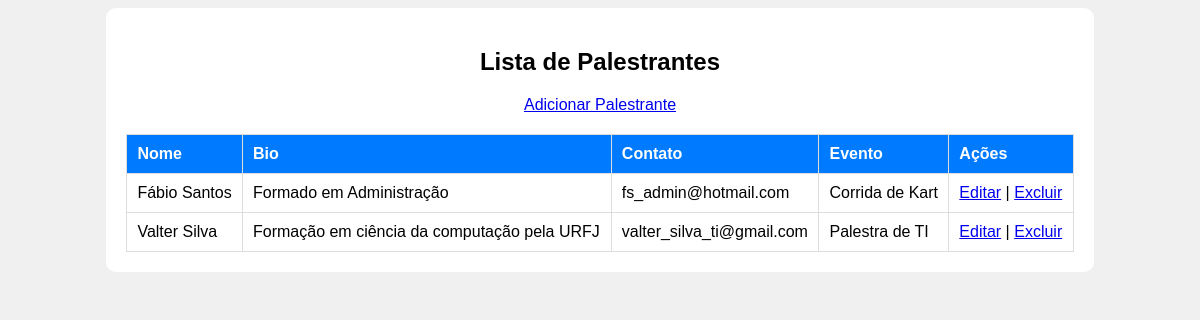
Screenshot of /palestrantes/ with the database file from the repository.
### conferencias/models.py (models this page shows, shortened)
class Palestrante(models.Model):
	nome = models.CharField(max_length=200)
	bio = models.TextField()
	contato = models.EmailField()
	evento = models.ForeignKey(Evento, on_delete=models.CASCADE, related_name='palestrantes')

class Evento(models.Model):
	nome = models.CharField(max_length=200)
	descricao = models.TextField()
	data_inicio = models.DateTimeField()
	data_fim = models.DateTimeField()
	local = models.CharField(max_length=255)
	capacidade = models.IntegerField()

### conferencias/views.py (the view)
# urls.py: path('palestrantes/', lista_palestrantes, name='lista_palestrantes'),
def lista_palestrantes(request):
    palestrantes = Palestrante.objects.all()
    return render(request, 'conferencias/lista_palestrantes.html', {'palestrantes': palestrantes})

### conferencias/templates/conferencias/lista_palestrantes.html (shortened to what this page needs)
<!DOCTYPE html>
<html lang="pt">
<head>
</head>
<body>
    <div class="container">
        <h2>Lista de Palestrantes</h2>
        <a href="{% url 'criar_palestrante' %}">Adicionar Palestrante</a>
        <table>
            <tr>
                <th>Nome</th>
                <th>Bio</th>
                <th>Contato</th>
                <th>Evento</th>
                <th>Ações</th>
            </tr>
            {% for palestrante in palestrantes %}
            <tr>
                <td>{{ palestrante.nome }}</td>
                <td>{{ palestrante.bio }}</td>
                <td>{{ palestrante.contato }}</td>
                <td>{{ palestrante.evento.nome }}</td>
                <td><a href="{% url 'editar_palestrante' palestrante.id %}">Editar</a> | <a href="{% url 'excluir_palestrante' palestrante.id %}">Excluir</a></td>
            </tr>
            {% endfor %}
        </table>
    </div>
</body>
</html>

### conferencias/templates/conferencias/lista_palestrantes.html (style rules this page uses)
body { font-family: Arial, sans-serif; background-color: #f0f0f0; text-align: center; }
.container { width: 80%; margin: auto; background: white; padding: 20px; border-radius: 10px; }
table { width: 100%; border-collapse: collapse; margin-top: 20px; }
th, td { padding: 10px; border: 1px solid #ddd; text-align: left; }
th { background-color: #007bff; color: white; }

### rows the page displays
Palestrante: nome "Fábio Santos", bio "Formado em Administração", contato "fs_admin@hotmail.com", evento.nome "Corrida de Kart"
Palestrante: nome "Valter Silva", bio "Formação em ciência da computação pela URFJ", contato "valter_silva_ti@gmail.com", evento.nome "Palestra de TI"
